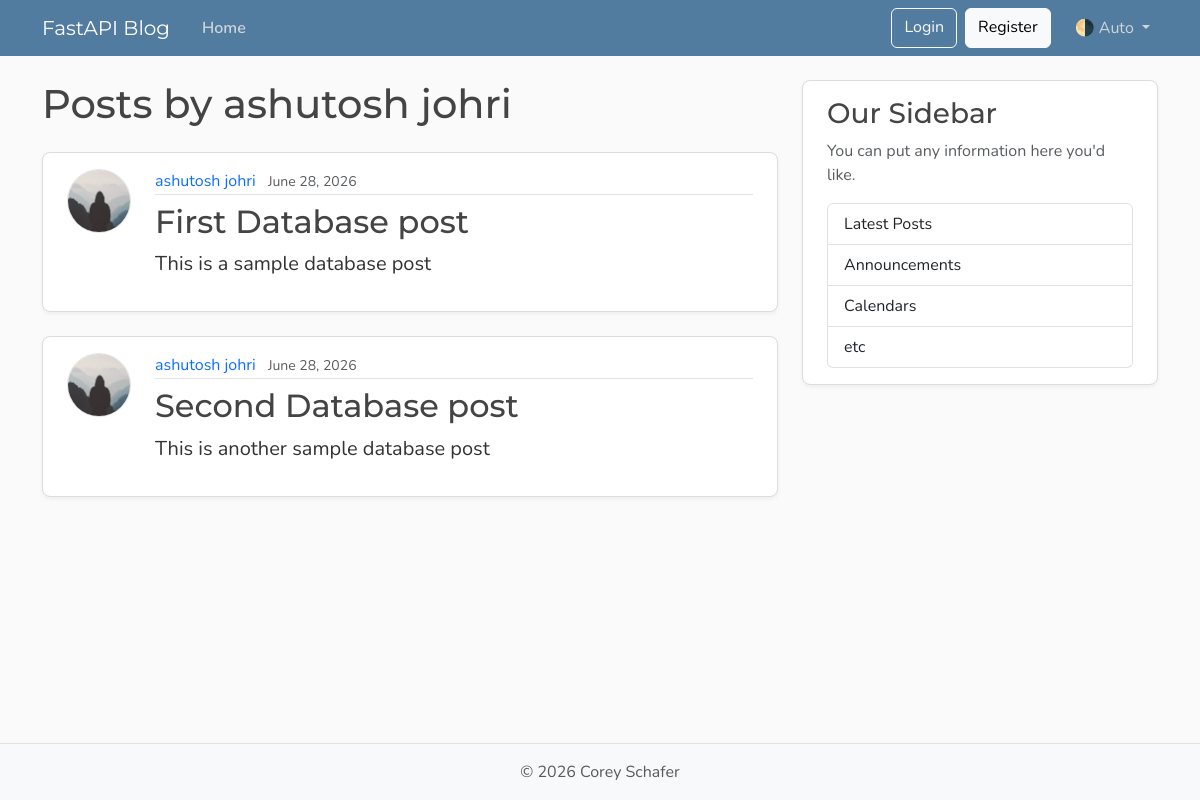
Before: /users/1/posts with the older database file.
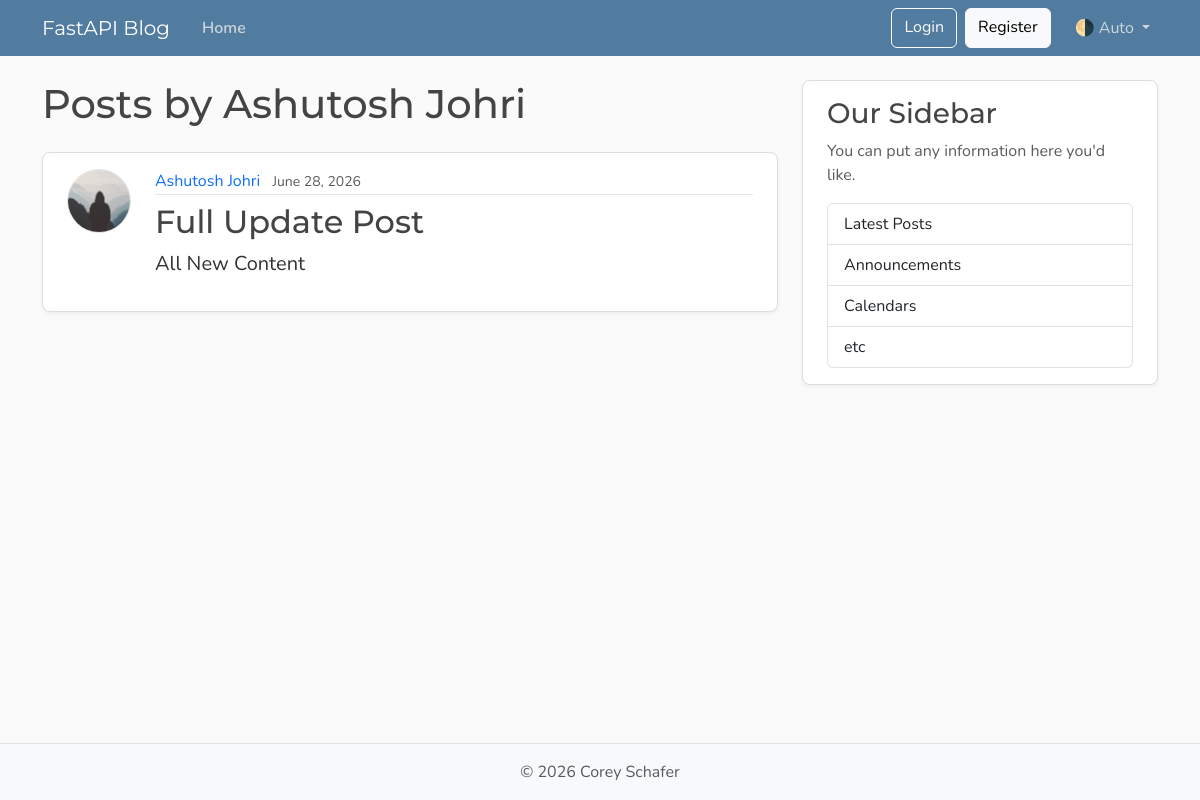
After: the same page with the newer database file.
### models.py (models this page shows, shortened)
class User(Base):
    __tablename__ = "users"
    id: Mapped[int] = mapped_column(Integer, primary_key=True, index=True)
    username: Mapped[str] = mapped_column(String(50), unique=True, index=True, nullable=False)
    email: Mapped[str] = mapped_column(String(100), unique=True, index=True, nullable=False)
    image_file: Mapped[str | None] = mapped_column(String(200), nullable=True, default=None)
    posts: Mapped[list[Post]] = relationship(back_populates="author", cascade="all, delete-orphan")

class Post(Base):
    __tablename__ = "posts"
    id: Mapped[int] = mapped_column(Integer, primary_key=True, index=True)
    title: Mapped[str] = mapped_column(String(100), nullable=False)
    content: Mapped[str] = mapped_column(Text, nullable=False)
    user_id: Mapped[int] = mapped_column(Integer, ForeignKey("users.id"), nullable=False, index=True)
    author: Mapped[User] = relationship(back_populates="posts")
    date_posted: Mapped[datetime] = mapped_column(DateTime(timezone=True), default=lambda:datetime.now(UTC), nullable=False)

### main.py (the view)
@app.get("/users/{user_id}/posts", include_in_schema=False, name="user_posts")
def user_posts_page(request: Request, user_id: int, db: Annotated[Session, Depends(get_db)]):
    result = db.execute(select(models.User).where(models.User.id == user_id))
    user = result.scalars().first()
    if not user:
        raise HTTPException(status_code=status.HTTP_404_NOT_FOUND, detail="User not found")
    result = db.execute(select(models.Post).where(models.Post.user_id == user_id))
    posts = result.scalars().all()
    return templates.TemplateResponse(request, "user_posts.html", {"user": user, "posts": posts})

### templates/user_posts.html
{% extends "layout.html" %}
{% block content %}
  <h1 class="mb-4">Posts by {{ user.username }}</h1>
  {% for post in posts %}
    <article class="content-section py-3 px-4 mb-4">
      <div class="d-flex align-items-start gap-4">
        <img class="rounded-circle article-img flex-shrink-0"
             src="{{ post.author.image_path }}"
             alt="{{ post.author.username }}'s profile picture"
             width="64"
             height="64"
             loading="lazy">
        <div class="flex-grow-1">
          <div class="article-metadata mb-2">
            <a class="me-2"
               href="{{ url_for('user_posts', user_id=post.author.id) }}">{{ post.author.username }}</a>
            <small class="text-body-secondary">{{ post.date_posted.strftime("%B %d, %Y") }}</small>
          </div>
          <h2>
            <a class="article-title"
               href="{{ url_for('post_page', post_id=post.id) }}">{{ post.title }}</a>
          </h2>
          <p class="article-content">{{ post.content }}</p>
        </div>
      </div>
    </article>
  {% else %}
    <p class="text-body-secondary">No posts by this user yet.</p>
  {% endfor %}
{% endblock content %}

Changed rows visible on the page:
removed Post: author.username "ashutosh johri", date_posted "June 28, 2026", title "Second Database post", content "This is another sample database post"
changed User: username "ashutosh johri" → "Ashutosh Johri"
changed Post: author.username "ashutosh johri" → "Ashutosh Johri"; title "First Database post" → "Full Update Post"; content "This is a sample database post" → "All New Content"
